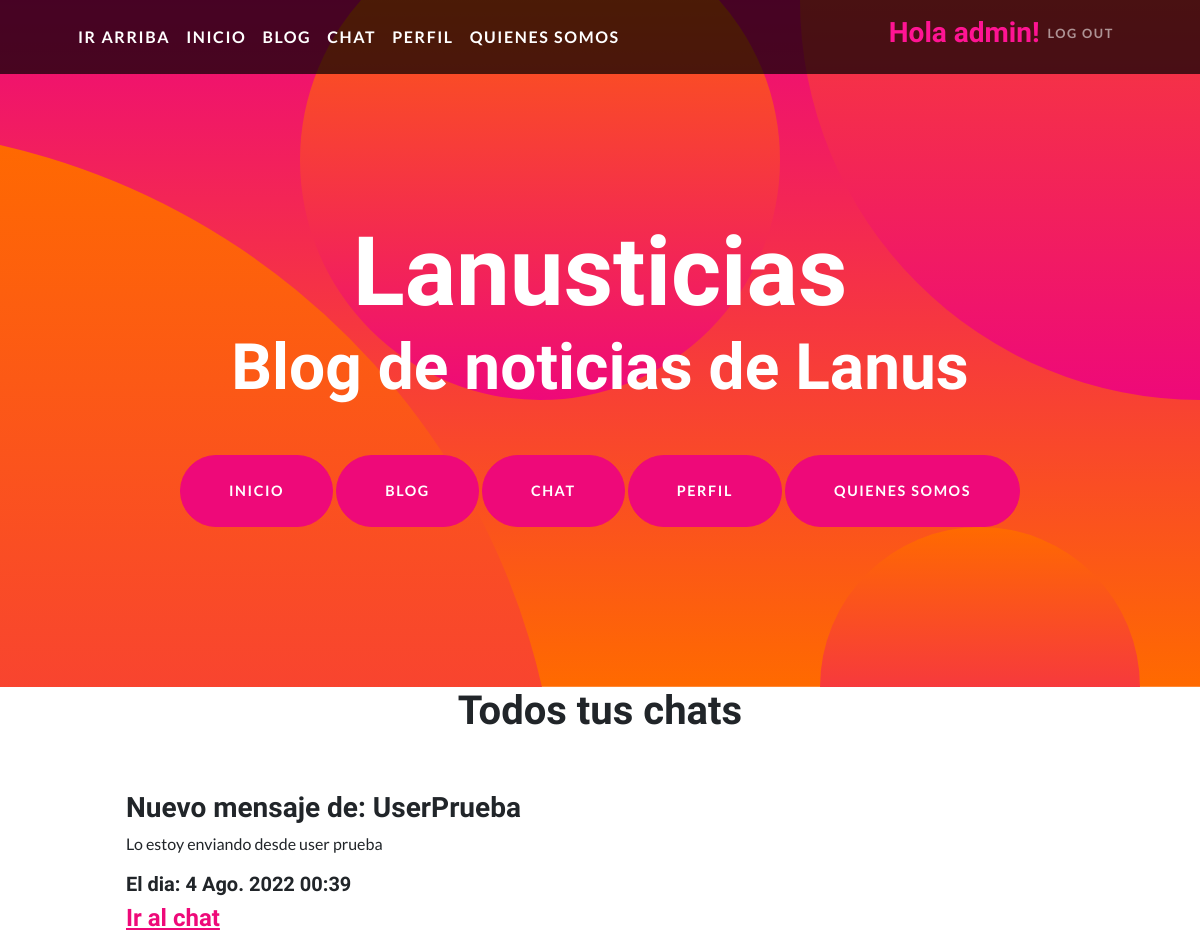
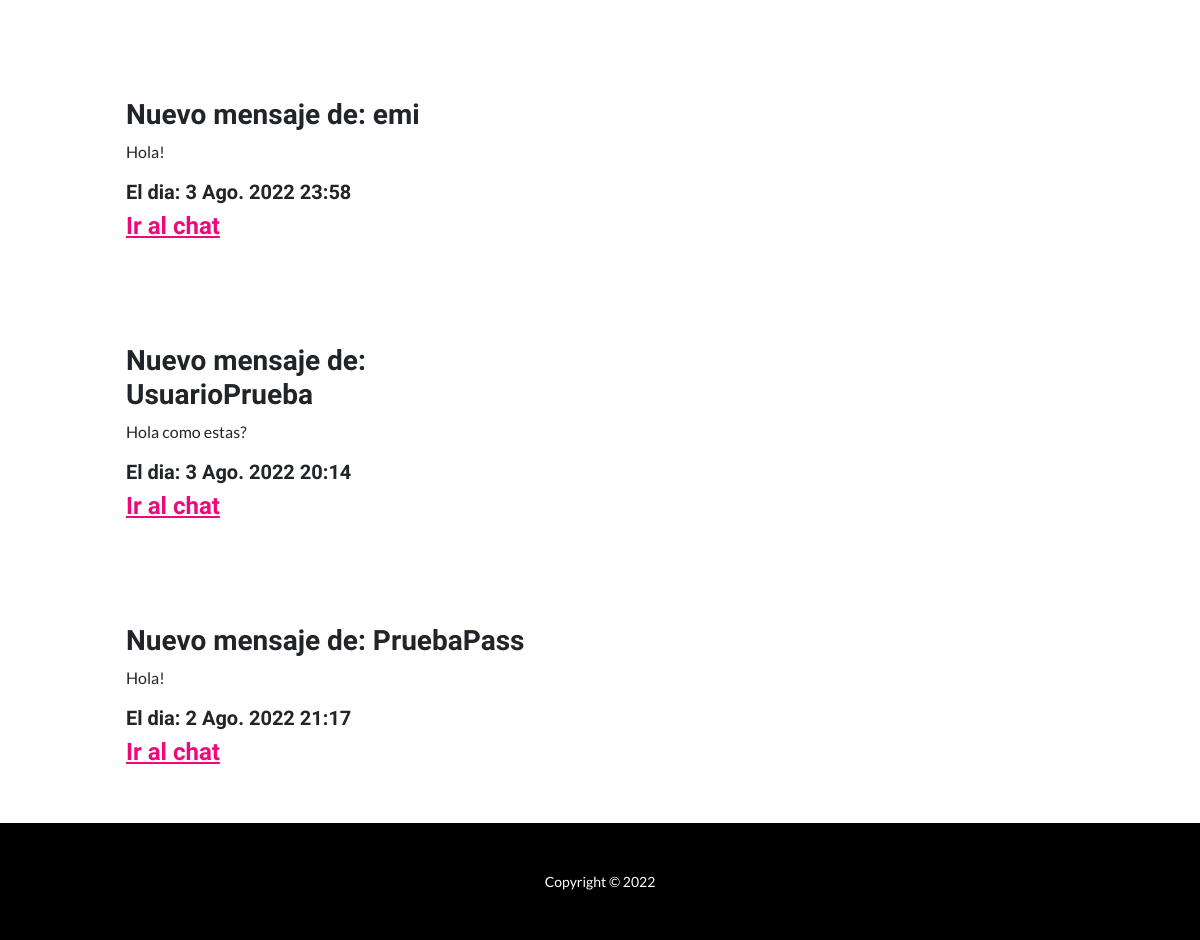
The app's page /chat (signed in) with its own data (2 pictures, top to bottom).
### Chat/models.py (models this page shows, shortened)
class Mensaje(models.Model):
    cuerpo=models.CharField(max_length=300)
    emisor = models.ForeignKey(User, on_delete=models.CASCADE, related_name='Emisor')
    receptor = models.ForeignKey(User, on_delete=models.CASCADE, related_name='Receptor')
    enviado = models.DateTimeField(auto_now_add=True)
    leido=models.BooleanField(default=False)
    class Meta:
        ordering = ['-enviado']

### Chat/views.py (the view)
# urls.py: path('chat', chat, name='chat'),
@login_required
def chat(request):
    mensajes=Mensaje.objects.filter(receptor_id=request.user.id)
    return render (request, 'chat.html', {'mensajes':mensajes})

### templates/chat.html (shortened to what this page needs)
{% extends 'index.html' %}
{% block contenido_que_cambia %}
<h1 style='text-align:center'>Todos tus chats</h1>
{% for mensaje in mensajes %}
<section id="scroll">
    <div class="container px-5">
        <div class="row gx-5 align-items-center">
            <div class="col-lg-6 order-lg-1">
                <div class="p-5">
                    <h3>Nuevo mensaje de: {{mensaje.emisor}}</h3>
                    <p>{{mensaje.cuerpo}}</p>
                    <h5>El dia: {{mensaje.enviado}}</h5>
                    <h4><a href="mensajes/{{mensaje.id}}">Ir al chat</a></h4>
                </div>
            </div>
        </div>
    </div>
</section>
{% endfor %}
{% endblock %}

### templates/index.html (shortened to what this page needs)
<!DOCTYPE html>
<html lang="en">
    <head>
        {% load static %}
        <link href="{% static 'WebApp/css/styles.css' %}" rel="stylesheet" />
    </head>
    <body id="page-top">
        <nav class="navbar navbar-expand-lg navbar-dark navbar-custom fixed-top">
            <div class="container px-5">
                <a class="navbar-brand" href="#page-top">Ir Arriba</a>
                <a class="navbar-brand" href="{% url 'inicio' %}">Inicio</a>
                <a class="navbar-brand" href="{% url 'blogs' %}">Blog</a>
                {% if request.user.is_authenticated %}
                <a class="navbar-brand" href="{% url 'chat' %}">Chat</a>
                <a class="navbar-brand" href="{% url 'mostrar_perfil' %}">Perfil</a>
                {% endif %}
                <a class="navbar-brand" href="{% url 'about' %}">Quienes Somos</a>
                <div class="collapse navbar-collapse" id="navbarResponsive">
                    <ul class="navbar-nav ms-auto">
                        {% if request.user.is_authenticated %}
                        <h3 style="color:deeppink">Hola {{request.user.username}}!</h3>
                        <li class="nav-item"><a class="nav-link" href="{% url 'logout' %}">Log out</a></li>
                        {% endif %}
                    </ul>
                </div>
            </div>
        </nav>
        <header class="masthead text-center text-white">
            <div class="masthead-content">
                <div class="container px-5">
                    <h1 class="masthead-heading mb-0">Lanusticias</h1>
                    <h2 class="masthead-subheading mb-0">Blog de noticias de Lanus</h2>
                    <a class="btn btn-primary btn-xl rounded-pill mt-5" href="{% url 'inicio' %}">Inicio</a>
                    <a class="btn btn-primary btn-xl rounded-pill mt-5" href="{% url 'blogs' %}">Blog</a>
                    {% if request.user.is_authenticated %}
                    <a class="btn btn-primary btn-xl rounded-pill mt-5" href="{% url 'chat' %}">Chat</a>
                    <a class="btn btn-primary btn-xl rounded-pill mt-5" href="{% url 'mostrar_perfil' %}">Perfil</a>
                    {% endif %}
                    <a class="btn btn-primary btn-xl rounded-pill mt-5" href="{% url 'about' %}">Quienes somos</a>
                </div>
            </div>
            <div class="bg-circle-1 bg-circle"></div>
            <div class="bg-circle-2 bg-circle"></div>
            <div class="bg-circle-3 bg-circle"></div>
            <div class="bg-circle-4 bg-circle"></div>
        </header>
        {% block contenido_que_cambia %}{% endblock %}
        <footer class="py-5 bg-black">
            <div class="container px-5"><p class="m-0 text-center text-white small">Copyright &copy; 2022</p></div>
        </footer>
    </body>
</html>

### records on screen
Mensaje: emisor "UserPrueba", cuerpo "Lo estoy enviando desde user prueba", enviado "4 Ago. 2022 00:39"
Mensaje: emisor "emi", cuerpo "Hola!", enviado "3 Ago. 2022 23:58"
Mensaje: emisor "UsuarioPrueba", cuerpo "Hola como estas?", enviado "3 Ago. 2022 20:14"
Mensaje: emisor "PruebaPass", cuerpo "Hola!", enviado "2 Ago. 2022 21:17"

### other values on screen
{{ request.user.username }} "admin"
